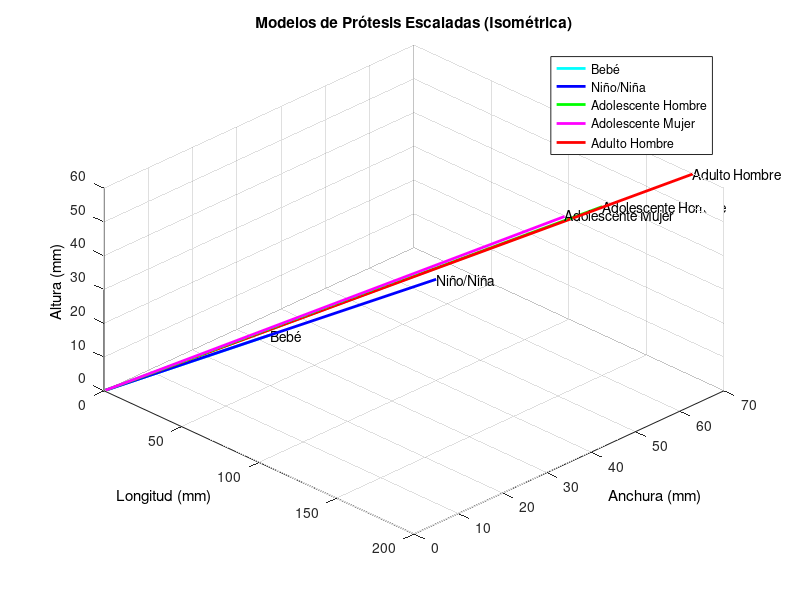

Write the MATLAB code that produced this figure.
% Definición de dimensiones
baby_length = 50; baby_width = 20; baby_height = 15; 
child_length = 100; child_width = 40; child_height = 30; 
teen_male_length = 150; teen_male_width = 60; teen_male_height = 50; 
teen_female_length = 140; teen_female_width = 55; teen_female_height = 48; 
adult_male_length = 180; adult_male_width = 70; adult_male_height = 60; 

% Gráfico isométrico
figure;
hold on;
title('Modelos de Prótesis Escaladas (Isométrica)', 'Color', 'k');
xlabel('Longitud (mm)', 'Color', 'k');
ylabel('Anchura (mm)', 'Color', 'k');
zlabel('Altura (mm)', 'Color', 'k');
grid on;

% Añadir modelos al gráfico isométrico
plot3([0, baby_length], [0, baby_width], [0, baby_height], 'c', 'LineWidth', 2);
text(baby_length, baby_width, baby_height, 'Bebé', 'Color', 'k');

plot3([0, child_length], [0, child_width], [0, child_height], 'b', 'LineWidth', 2);
text(child_length, child_width, child_height, 'Niño/Niña', 'Color', 'k');

plot3([0, teen_male_length], [0, teen_male_width], [0, teen_male_height], 'g', 'LineWidth', 2);
text(teen_male_length, teen_male_width, teen_male_height, 'Adolescente Hombre', 'Color', 'k');

plot3([0, teen_female_length], [0, teen_female_width], [0, teen_female_height], 'm', 'LineWidth', 2);
text(teen_female_length, teen_female_width, teen_female_height, 'Adolescente Mujer', 'Color', 'k');

plot3([0, adult_male_length], [0, adult_male_width], [0, adult_male_height], 'r', 'LineWidth', 2);
text(adult_male_length, adult_male_width, adult_male_height, 'Adulto Hombre', 'Color', 'k');

legend('Bebé', 'Niño/Niña', 'Adolescente Hombre', 'Adolescente Mujer', 'Adulto Hombre');
view(45, 45); % Vista isométrica
hold off;
